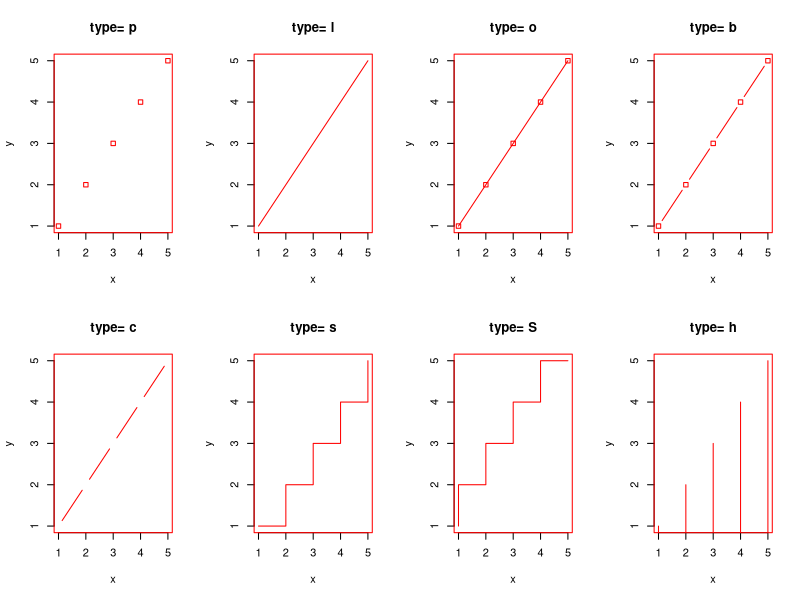

This chart was generated by the following R code:
x <- c(1:5);y<-x
 par(pch = 22,col ="red")
 par(mfrow = c(2,4))
 opts = c("p","l","o","b","c","s","S","h")
 for(i in 1:length(opts)){
   heading = paste("type=",opts[i])
   plot(x,y,type = "n",main = heading)
   lines(x,y,type = opts[i])}
